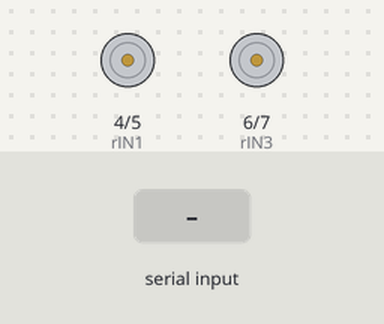
Recording of a sketch running on a simulated Arduino Uno, built with avr-gcc and run on an emulated ATmega328P. Shown: motor-driver pin pairs drawn as motors (green arrow = first pin HIGH = forward, orange = second pin HIGH = backward, longer = more drive). The inputs (shaded band) are chosen by the test bench.

Above: at 1.2 s.
1.3 s: "R90\n" received over Serial
At 2.5 s:
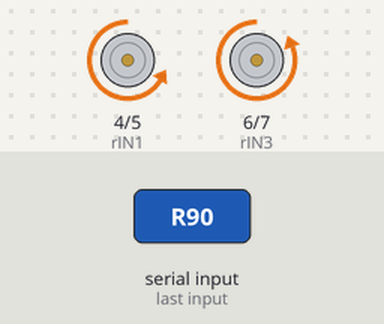
2.8 s: "R,45\n" received over Serial
At 3.7 s:
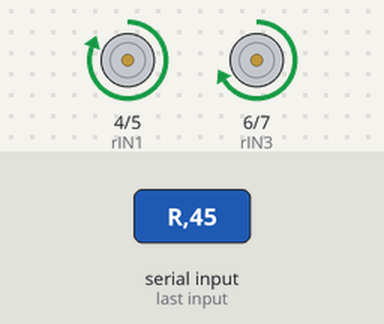
Timing chart, 0 to 5.8 s (numbered marks = the images above; inputs shaded):
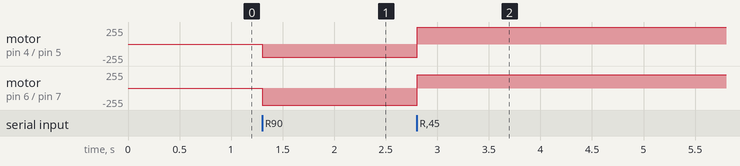

The sketch:

main.ino
```cpp
#include <math.h>
#define lIN1 12
#define lIN2 13
#define lIN3 10
#define lIN4 11

#define rIN1 4
#define rIN2 5
#define rIN3 6
#define rIN4 7


struct Vector
{
  int x,y;
  Vector(int x_ = 0, int y_ = 0) : x(x_), y(y_) {}

  void set_coordinates(int x_ = 0, int y_ = 0){
    x = x_; y = y_;
    }

  float countangle() {
    return atan(y/x);
  }
  int countlength() {
    return sqrt( x * x + y * y);
  }
  int countpwr_x() // Вектора правой направленности
  {
    return 255 * (-x - y);
  }
  int countpwr_y() // Вектора левой направленности
  {
    return 255 * (x - y);
  }
};


void setup() {
  pinMode(lIN1, OUTPUT);
  pinMode(lIN2, OUTPUT);
  pinMode(lIN3, OUTPUT);
  pinMode(lIN4, OUTPUT);
  pinMode(rIN1, OUTPUT);
  pinMode(rIN2, OUTPUT);
  pinMode(rIN3, OUTPUT);
  pinMode(rIN4, OUTPUT);
  Serial.begin(9600);
}


void setwheelspeed(int wheel, int speed)
{
  switch (wheel)
  {
  case 0:
    analogWrite(rIN1,(speed > 0)?speed:0);
    analogWrite(rIN2,(speed > 0)?0:abs(speed));
    break;
  case 1:
    analogWrite(rIN4,(speed > 0)?speed:0);
    analogWrite(rIN3,(speed > 0)?0:abs(speed));
    break;
  case 2:
    analogWrite(lIN1,(speed > 0)?speed:0);
    analogWrite(lIN2,(speed > 0)?0:abs(speed));
    break;
  case 3:
    analogWrite(lIN4,(speed > 0)?speed:0);
    analogWrite(lIN3,(speed > 0)?0:abs(speed));
    break;
  }
}

void start_moving(Vector vec)
{
  setwheelspeed(0, vec.countpwr_x());
  setwheelspeed(1, vec.countpwr_y());
  setwheelspeed(2, vec.countpwr_y());
  setwheelspeed(3, vec.countpwr_x());
}

void rotate(bool dir)
{
    setwheelspeed(0,200 * (dir?1:-1));
    setwheelspeed(1,200 * (!dir?1:-1));
    setwheelspeed(2,200 * (dir?1:-1));
    setwheelspeed(3,200 * (!dir?1:-1));
}

Vector vec;
String command, x[2];
int i;

void loop() {
  if (Serial.available())
  {
    command = Serial.readStringUntil('\n');
    if(command[0] == 'L')
    {
      for(i = 2;command[i] != ' ';i++)x[0] += command[i];
      for(;i < command.length();i++)x[1] += command[i];
      vec.set_coordinates(x[0].toInt(), x[1].toInt());
      start_moving(vec);
    }
    else if (command[0] == 'R')
    {
      rotate(String(command[2]).toInt());
    }
  }
}
```

Measured:
- after the input at 1.3 s, motor on pin 4 (rIN1) / pin 5 (rIN2): stopped → backward 200/255 at once; motor on pin 6 (rIN3) / pin 7 (rIN4): stopped → backward 255/255 at once
- after the input at 2.8 s, motor on pin 4 (rIN1) / pin 5 (rIN2): backward 200/255 → forward 255/255 at once; motor on pin 6 (rIN3) / pin 7 (rIN4): backward 255/255 → forward 200/255 at once
